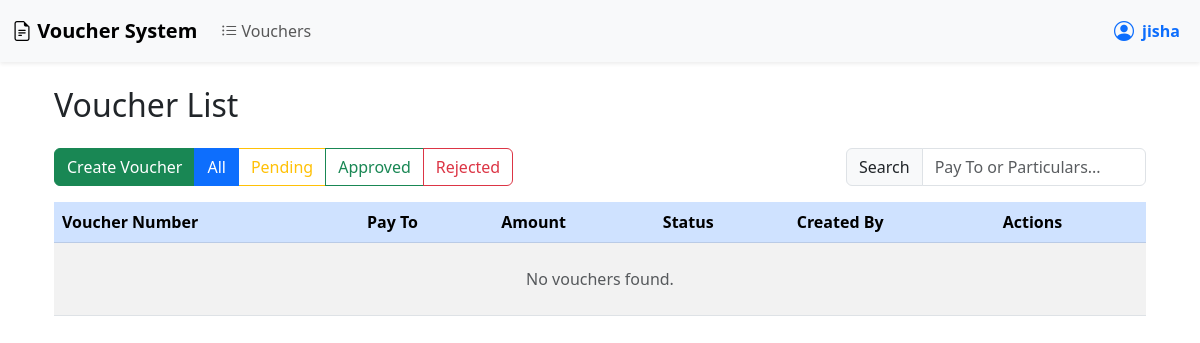
Page /vouchers/ (signed in) on the earlier database version.
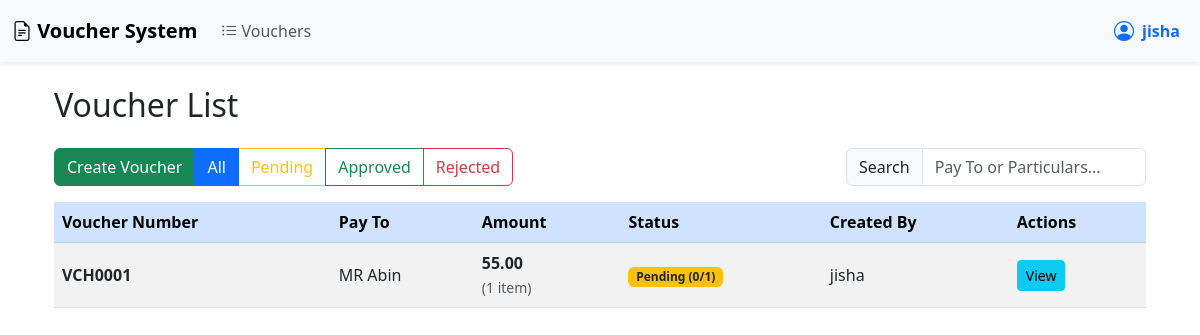
Same page on the later database version.
### vouchers/models.py (models this page shows, shortened)
class Voucher(models.Model):
    PAYMENT_TYPES = (
        ('CASH', 'Cash'),
        ('CHEQUE', 'Cheque'),
        ('PETTY_CASH', 'Petty Cash'),
    )
    voucher_number = models.CharField(max_length=20, unique=True, blank=True)
    voucher_date = models.DateField()
    payment_type = models.CharField(max_length=20, choices=PAYMENT_TYPES)
    name_title = models.CharField(max_length=5, choices=[('MR', 'Mr.'), ('MRS', 'Mrs.'), ('MS', 'Ms.')])
    pay_to = models.CharField(max_length=200)
    attachment = models.FileField(upload_to='vouchers/attachments/', null=True, blank=True)
    cheque_number = models.CharField(
        max_length=20,
        blank=True,
        null=True,
        help_text="Required only for Cheque payments"
    )
    created_by = models.ForeignKey(User, on_delete=models.CASCADE, related_name='vouchers')
    created_at = models.DateTimeField(auto_now_add=True)
    status = models.CharField(
        max_length=10,
        choices=[('PENDING', 'Pending'), ('APPROVED', 'Approved'), ('REJECTED', 'Rejected')],
        default='PENDING'
    )
    @property
    def required_approvers(self):
        active_des_ids = ActiveApprovalDesignation.objects.filter(
            is_active=True
        ).values_list('designation__id', flat=True)
        return [
            profile.user.username for profile in UserProfile.objects.filter(
                user__groups__name='Admin Staff',
                designation__id__in=active_des_ids
            ).select_related('user').distinct()
        ]

class UserProfile(models.Model):
    user = models.OneToOneField(User, on_delete=models.CASCADE)
    designation = models.ForeignKey(Designation, on_delete=models.SET_NULL, null=True, blank=True)

### vouchers/views.py (the view)
# urls.py: path('vouchers/', VoucherListView.as_view(), name='voucher_list'),
class VoucherListView(LoginRequiredMixin, ListView):
    model = Voucher
    template_name = 'vouchers/voucher_list.html'
    context_object_name = 'vouchers'
    paginate_by = 10
    def get_queryset(self):
        qs = super().get_queryset().select_related('created_by')
        qs = qs.prefetch_related(
            'particulars',
            'approvals',
            'approvals__approver',
        )
        if not self.request.user.is_superuser:
            if self.request.user.groups.filter(name='Accountants').exists():
                qs = qs.filter(created_by=self.request.user)
        return qs.annotate(
            approved_count=Count(
                Case(When(approvals__status='APPROVED', then=1)),
                output_field=IntegerField()
            ),
            rejected_count=Count(
                Case(When(approvals__status='REJECTED', then=1)),
                output_field=IntegerField()
            )
        )
    def get_context_data(self, **kwargs):
        context = super().get_context_data(**kwargs)
        user = self.request.user
        context['is_accountant'] = user.is_authenticated and user.groups.filter(name='Accountants').exists()
        context['is_admin_staff'] = user.is_authenticated and (user.groups.filter(name='Admin Staff').exists() or user.is_superuser)
        context['designations'] = Designation.objects.all()
        for voucher in context['vouchers']:
            try:
                voucher.user_approval = voucher.approvals.get(approver=user)
            except VoucherApproval.DoesNotExist:
                voucher.user_approval = None
            required = set(voucher.required_approvers)
            approved = set(voucher.approvals.filter(status='APPROVED').values_list('approver__username', flat=True))
            voucher.pending_approvers = [
                {'name': name, 'has_approved': name in approved}
                for name in required
            ]
        return context

### vouchers/templatetags/voucher_tags.py (called while the page is built)
@register.filter
def sum_particulars(queryset):
    return queryset.aggregate(total=Sum('amount'))['total'] or 0

@register.filter
def sub(a, b):
    try:
        return int(a) - int(b)
    except Exception:
        return 0

### vouchers/templates/vouchers/voucher_list.html (shortened to what this page needs)
{% extends 'base.html' %}
{% load static %}
{% load voucher_tags %}
{% block content %}
<div class="container mt-4">
    <h2 class="mb-4">Voucher List</h2>
    <div class="d-flex justify-content-between align-items-center mb-3 flex-wrap gap-2">
        <div class="btn-group" role="group">
            {% if is_accountant %}
            <button class="btn btn-success" data-bs-toggle="modal" data-bs-target="#createVoucherModal">
                Create Voucher
            </button>
            {% endif %}
            <button class="btn btn-outline-primary filter-btn active" data-status="">All</button>
            <button class="btn btn-outline-warning filter-btn" data-status="PENDING">Pending</button>
            <button class="btn btn-outline-success filter-btn" data-status="APPROVED">Approved</button>
            <button class="btn btn-outline-danger filter-btn" data-status="REJECTED">Rejected</button>
        </div>
        <div class="input-group" style="width: 300px;">
            <span class="input-group-text">Search</span>
            <input type="text" id="searchInput" class="form-control"
                   placeholder="Pay To or Particulars..." autocomplete="off">
        </div>
    </div>
    <div class="table-responsive">
        <table class="table table-striped table-hover align-middle" id="voucherTable">
            <thead class="table-primary">
                <tr>
                    <th>Voucher Number</th>
                    <th>Pay To</th>
                    <th>Amount</th>
                    <th>Status</th>
                    <th>Created By</th>
                    <th>Actions</th>
                </tr>
            </thead>
            <tbody>
                {% for voucher in vouchers %}
                <tr class="voucher-row"
                    data-voucher-id="{{ voucher.id }}"
                    data-status="{{ voucher.status }}"
                    data-pay-to="{{ voucher.pay_to|lower }}"
                    data-particulars="{% for p in voucher.particulars.all %}{{ p.description|lower }}{% if not forloop.last %} {% endif %}{% endfor %}">
                    <td><strong>{{ voucher.voucher_number }}</strong></td>
                    <td>{{ voucher.name_title }} {{ voucher.pay_to }}</td>
                    <td>
                        {% if voucher.particulars.exists %}
                            <strong>{{ voucher.particulars.all|sum_particulars|floatformat:2 }}</strong><br>
                            <small class="text-muted">
                                ({{ voucher.particulars.all|length }} item{{ voucher.particulars.all|length|pluralize }})
                            </small>
                        {% else %}
                            <em class="text-muted">No particulars</em>
                        {% endif %}
                    </td>
                    <td class="status-cell">
                        <a href="#" class="status-link"
                           data-bs-toggle="modal"
                           data-bs-target="#approvalModal{{ voucher.id }}">
                            {% if voucher.status == 'PENDING' %}
                                <span class="badge bg-warning text-dark">
                                    Pending ({{ voucher.approved_count|default:0 }}/{{ voucher.required_approvers|length }})
                                </span>
                            {% elif voucher.status == 'APPROVED' %}
                                <span class="badge bg-success">Approved</span>
                            {% elif voucher.status == 'REJECTED' %}
                                <span class="badge bg-danger">Rejected</span>
                            {% endif %}
                        </a>
                    </td>
                    <td>{{ voucher.created_by.username }}</td>
                    <td class="action-cell">
                        <a href="{% url 'voucher_detail' voucher.id %}"
                           class="btn btn-info btn-sm">View</a>
                    </td>
                </tr>
                {% empty %}
                <tr><td colspan="6" class="text-center text-muted py-4">No vouchers found.</td></tr>
                {% endfor %}
            </tbody>
        </table>
    </div>
</div>
{% endblock %}

### vouchers/templates/base.html (shortened to what this page needs)
{% load static %}
<!DOCTYPE html>
<html lang="en">
<head>
    <link href="https://cdn.jsdelivr.net/npm/bootstrap@5.3.0/dist/css/bootstrap.min.css" rel="stylesheet">
    <link rel="stylesheet" href="https://cdn.jsdelivr.net/npm/bootstrap-icons@1.11/font/bootstrap-icons.css">
</head>
<body>
    <nav class="navbar navbar-expand-lg navbar-light bg-light shadow-sm">
        <div class="container-fluid">
            <a class="navbar-brand fw-bold" href="{% url 'home' %}">
                <i class="bi bi-file-earmark-text"></i> Voucher System
            </a>
            <div class="collapse navbar-collapse" id="navbarContent">
                <ul class="navbar-nav me-auto">
                    <li class="nav-item">
                        <a class="nav-link" href="{% url 'voucher_list' %}">
                            <i class="bi bi-list-ul"></i> Vouchers
                        </a>
                    </li>
                </ul>
                <ul class="navbar-nav ms-auto align-items-center">
                    {% if user.is_authenticated %}
                        <li class="nav-item dropdown">
                            <a class="nav-link dropdown-toggle text-primary fw-bold d-flex align-items-center gap-2"
                               href="#" role="button" data-bs-toggle="dropdown" style="text-decoration: none;">
                                <i class="bi bi-person-circle fs-5"></i>
                                <span>{{ user.username }}</span>
                            </a>
                        </li>
                    {% else %}
                        <li class="nav-item">
                            <a class="nav-link" href="{% url 'login' %}">
                                <i class="bi bi-box-arrow-in-right"></i> Login
                            </a>
                        </li>
                    {% endif %}
                </ul>
            </div>
        </div>
    </nav>
    <div class="container mt-4">
        {% block content %}{% endblock %}
    </div>
</body>
</html>

### vouchers/templates/base.html (style rules this page uses)
.navbar .dropdown-toggle::after { display: none; }

Differences in the rows shown:
added Voucher: voucher_number "VCH0001", name_title "MR", pay_to "Abin", particulars.all|sum_particulars "55.00", particulars.all|length "1", approved_count "0", required_approvers|length "1", created_by.username "jisha"
Other differences:
text no longer shown: "No vouchers found."
